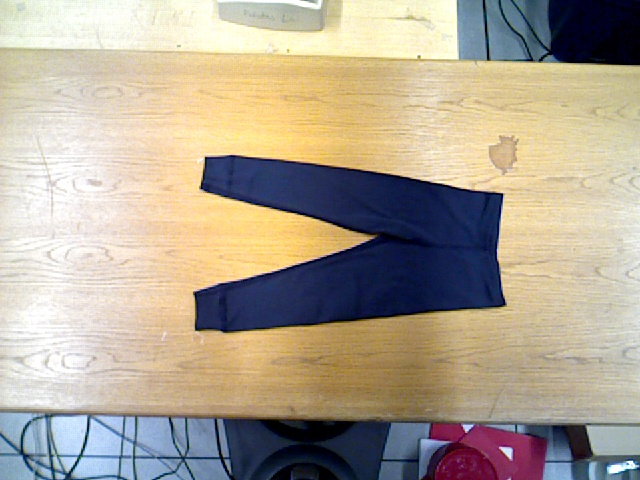
#> input picture ros_ws/src/folding_planner_py/test_pants.jpg, 640 x 480 px
$ python -i ObjectSegmenter.py   (imports and definitions only)
#> lines starting #> are read from the running program, lines starting #| are printed output that depends on the picture; after the words box and inside, x2 and y2 are one past the last pixel; in counts of white or black regions, pixels touching at a corner belong together
#> further down, picture is the input picture: shape (480, 640, 3); mean B, G, R 148.1, 165, 175.3
import numpy as np
import cv2
from math import acos, degrees

class ObjectSegmenter:

  def __init__(self):
    pass

  def preprocess(self, img):
    gray = cv2.cvtColor(img,cv2.COLOR_BGR2GRAY)
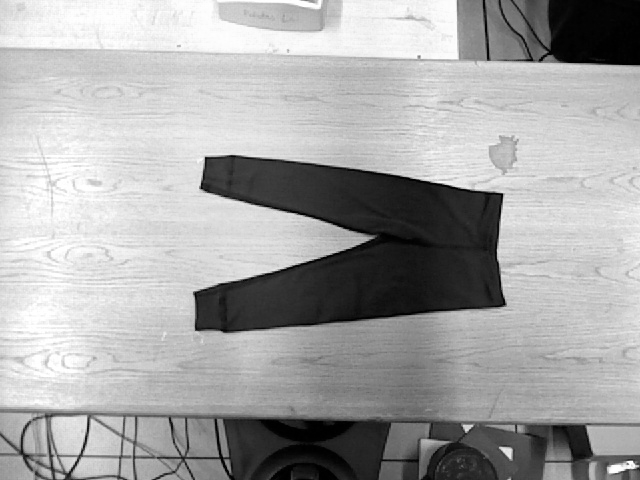
#> gray: shape (480, 640); min 0, max 255, mean 166.2
    ret, thresh = cv2.threshold(gray, 0, 255, cv2.THRESH_OTSU+cv2.THRESH_BINARY_INV)
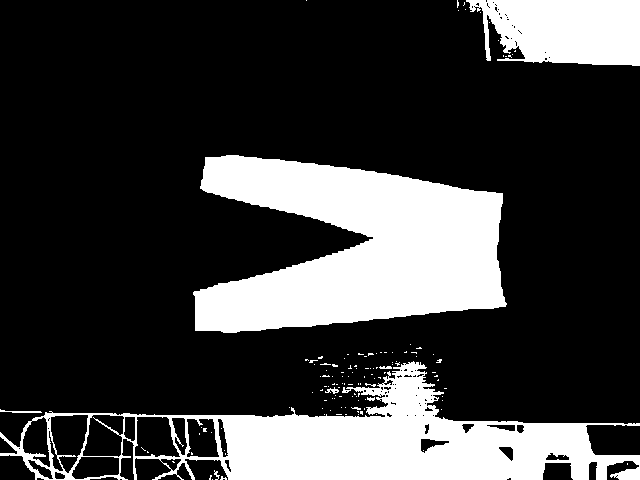
#> thresh: shape (480, 640); 24.2% white; 128 white regions (120 under 20 px), largest, box (x1, y1, x2, y2) and area: (193, 155, 507, 333) 36152, (0, 361, 640, 480) 28100, (466, 0, 640, 66) 9295
#> ret = 125

    kernel = np.ones((3,3), np.uint8)
    opening = cv2.morphologyEx(thresh,cv2.MORPH_OPEN,kernel, iterations = 2)
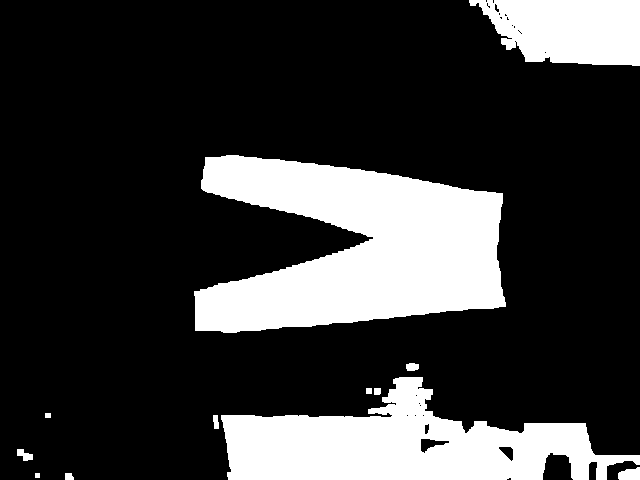
#> opening: shape (480, 640); 22.4% white; 12 white regions, largest, box (x1, y1, x2, y2) and area: (194, 155, 506, 333) 36144, (221, 377, 640, 480) 23164, (469, 0, 640, 66) 8912

    return thresh, kernel, opening

  def processWatershed(self, img, kernel, opening):
    # Filtering backgroud background area
    sureBg = cv2.dilate(opening,kernel,iterations=3)

    # Finding sure foreground area
    distTransform = cv2.distanceTransform(opening,cv2.DIST_L2,5)

    ret, sureFg = cv2.threshold(distTransform,0.7*distTransform.max(),255,0)

    # Finding unknown region
    sureFg = np.uint8(sureFg)

    unknown = cv2.subtract(sureBg, sureFg)

    markers = self.createWatershedMarker(sureFg, unknown)

    markers = cv2.watershed(img, markers)

    # make sure border of image is not 'marker'
    markers[:5, :] = 1
    markers[-5:, :] = 1
    markers[:, -5:] = 1
    markers[:, :5] = 1

    img[markers == -1] = [255, 0,0]
    img[markers != -1] = [0,0,0]

    return markers


  def createWatershedMarker(self, image, unknown):
    ret, markers = cv2.connectedComponents(image)

    markers += 1

    markers[unknown==255] = 0

    return markers

>>> import cv2
>>> picture = cv2.imread('test_pants.jpg')
>>> result = ObjectSegmenter().preprocess(picture)

$ run again, on ros_ws/src/folding_planner_py/test_sweater.jpg
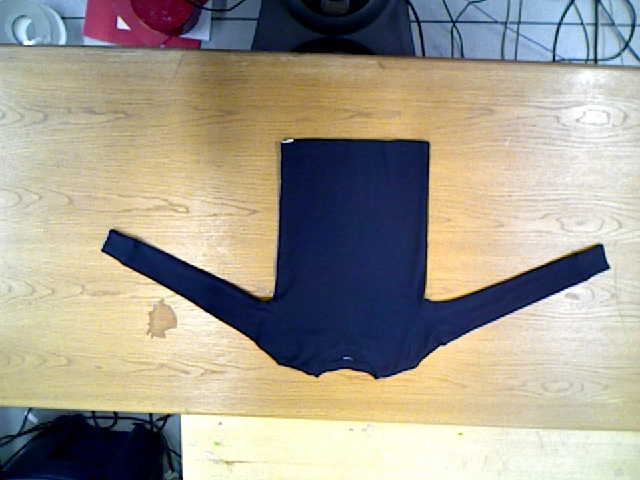
#> input picture ros_ws/src/folding_planner_py/test_sweater.jpg, 640 x 480 px
#> picture is the input picture: shape (480, 640, 3); mean B, G, R 143.7, 156.3, 162.1
#> in preprocess, `ret, thresh = cv2.threshold(gray, 0, 255, cv2.THRESH_OTSU+cv2.THRESH_B..`:
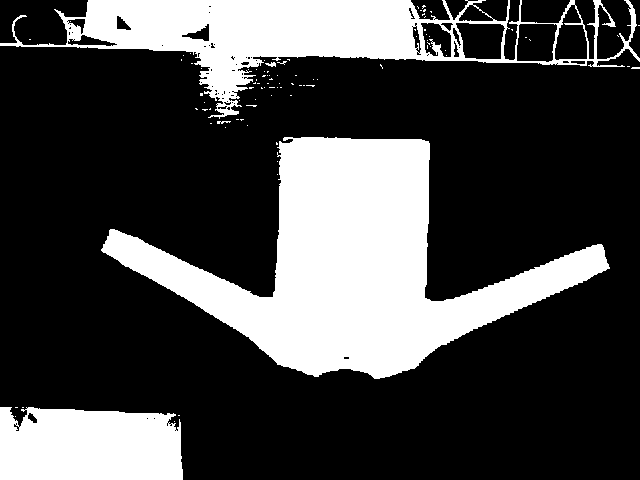
#> thresh: shape (480, 640); 27.5% white; 91 white regions (86 under 20 px), largest, box (x1, y1, x2, y2) and area: (101, 137, 610, 379) 48438, (0, 0, 640, 119) 23521, (0, 407, 183, 480) 12242, (265, 62, 276, 67) 33, (217, 121, 231, 124) 27
#> ret = 120
#> in preprocess, `opening = cv2.morphologyEx(thresh,cv2.MORPH_OPEN,kernel, iterations = 2)`:
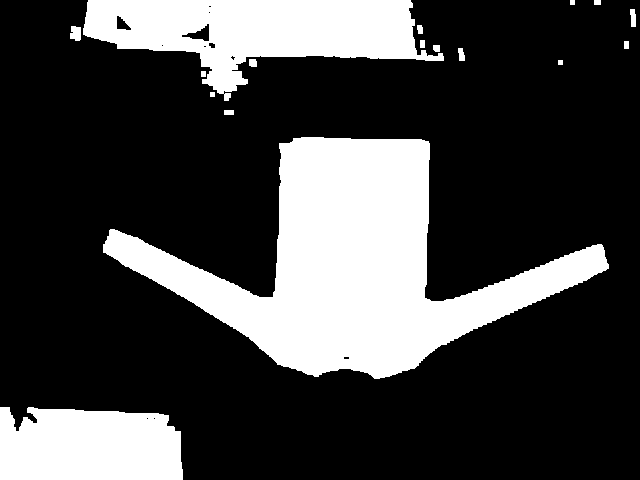
#> opening: shape (480, 640); 26.1% white; 17 white regions, largest, box (x1, y1, x2, y2) and area: (103, 137, 609, 379) 48361, (83, 0, 444, 101) 18831, (0, 407, 183, 480) 12111

$ run again, on ros_ws/src/folding_planner_py/test_towel.jpg
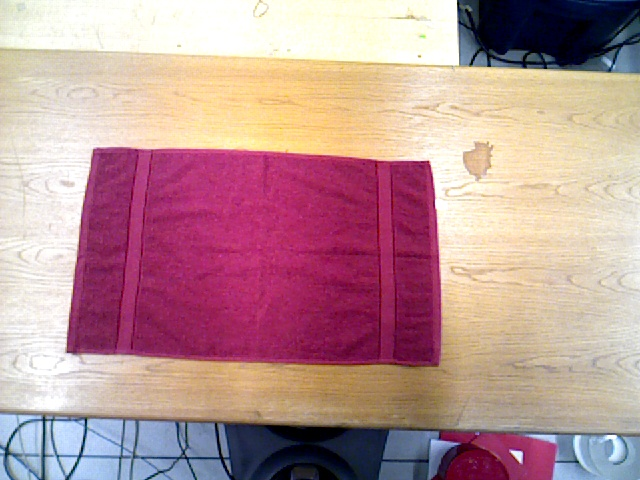
#> input picture ros_ws/src/folding_planner_py/test_towel.jpg, 640 x 480 px
#> picture is the input picture: shape (480, 640, 3); mean B, G, R 150.7, 149, 187
#> in preprocess, `ret, thresh = cv2.threshold(gray, 0, 255, cv2.THRESH_OTSU+cv2.THRESH_B..`:
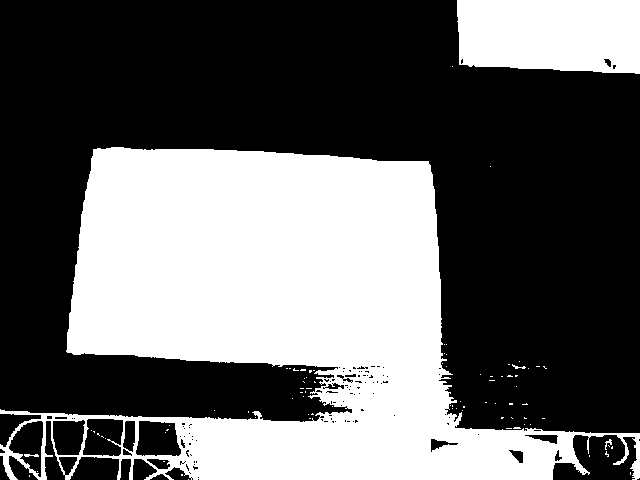
#> thresh: shape (480, 640); 39.1% white; 85 white regions (80 under 20 px), largest, box (x1, y1, x2, y2) and area: (0, 147, 640, 480) 107258, (457, 0, 640, 74) 12610, (24, 454, 39, 457) 33, (605, 439, 612, 450) 31, (512, 364, 526, 369) 28
#> ret = 145
#> in preprocess, `opening = cv2.morphologyEx(thresh,cv2.MORPH_OPEN,kernel, iterations = 2)`:
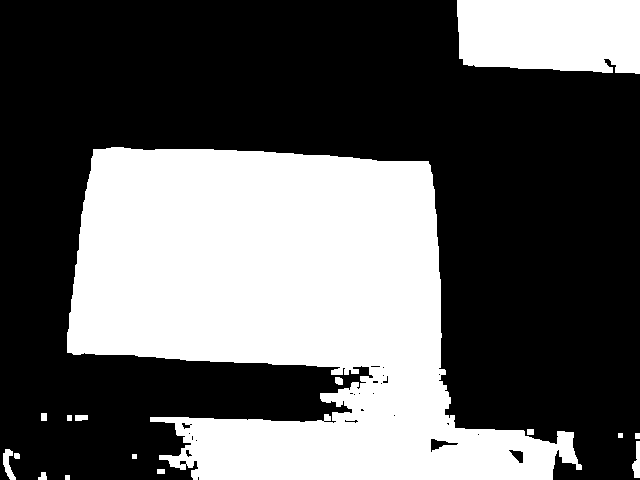
#> opening: shape (480, 640); 37.8% white; 16 white regions, largest, box (x1, y1, x2, y2) and area: (67, 147, 582, 480) 102573, (457, 0, 640, 74) 12578, (3, 449, 16, 480) 209
